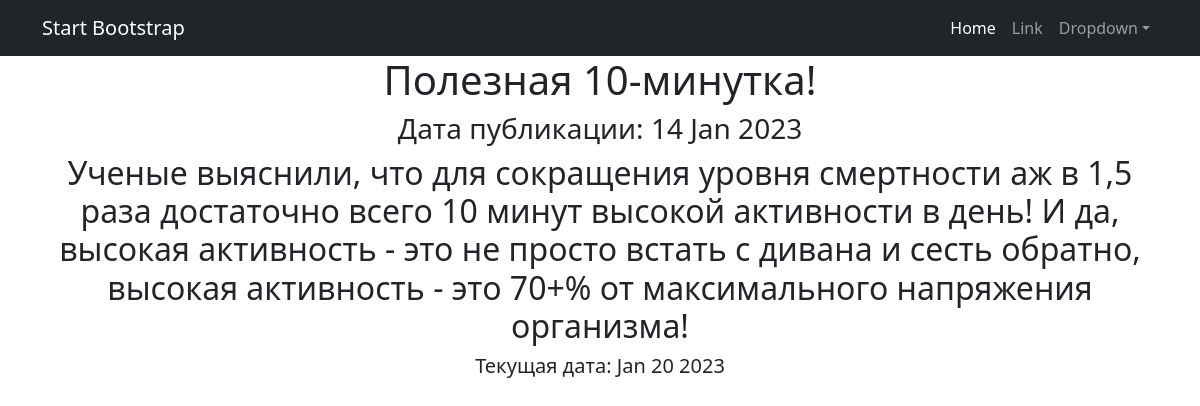
Page /news/4 on the committed database.
### news/models.py (models this page shows, shortened)
class Post(models.Model):
    heading = models.CharField(max_length=100)
    text = models.CharField(max_length=1000)
    author = models.ForeignKey(Author, on_delete=models.CASCADE)
    type = models.CharField(max_length=2,
                            choices=TYPES)
    create_time = models.DateTimeField(auto_now_add=True)
    rating = models.IntegerField(default=0)
    category = models.ManyToManyField(Category, through='PostCategory')

### news/views.py (the view)
# urls.py: path('<int:pk>', PostDetail.as_view(), name='post_detail'),
class PostDetail(DetailView):
    model = Post
    template_name = 'post.html'
    context_object_name = 'post'
    def get_context_data(self, **kwargs):
        context = super().get_context_data(**kwargs)
        context['time_now'] = datetime.utcnow()
        return context

### news/templatetags/custom_filters.py (called while the page is built)
@register.filter()
def censor(text):
   filtered_text = text.replace('редиска', 'р***')
   return f'{filtered_text}'

### templates/post.html (shortened to what this page needs)
{% extends 'flatpages/default.html' %}
{% load custom_filters %}
{% block content %}
<h1>{{ post.heading }}</h1>
<h3>Дата публикации: {{ post.create_time|date:'d M Y' }}</h3>
<h2>{{ post.text|censor }}</h2>
<h5>Текущая дата: {{ time_now|date:'M d Y' }}</h5>
{% endblock content %}

### rows in the picture
Post: heading "Полезная 10-минутка!", create_time "14 Jan 2023", text|censor "Ученые выяснили, что для сокращения уровня смертности аж в 1,5 раза достаточно всего 10 минут высокой активности в день! И да, высокая активность - это не просто встать с дивана и сесть обратно, высокая активность - это 70+% от максимального напряжения организма!"

### other values in the picture
{{ time_now|date:'M d Y' }} "Jan 20 2023"
